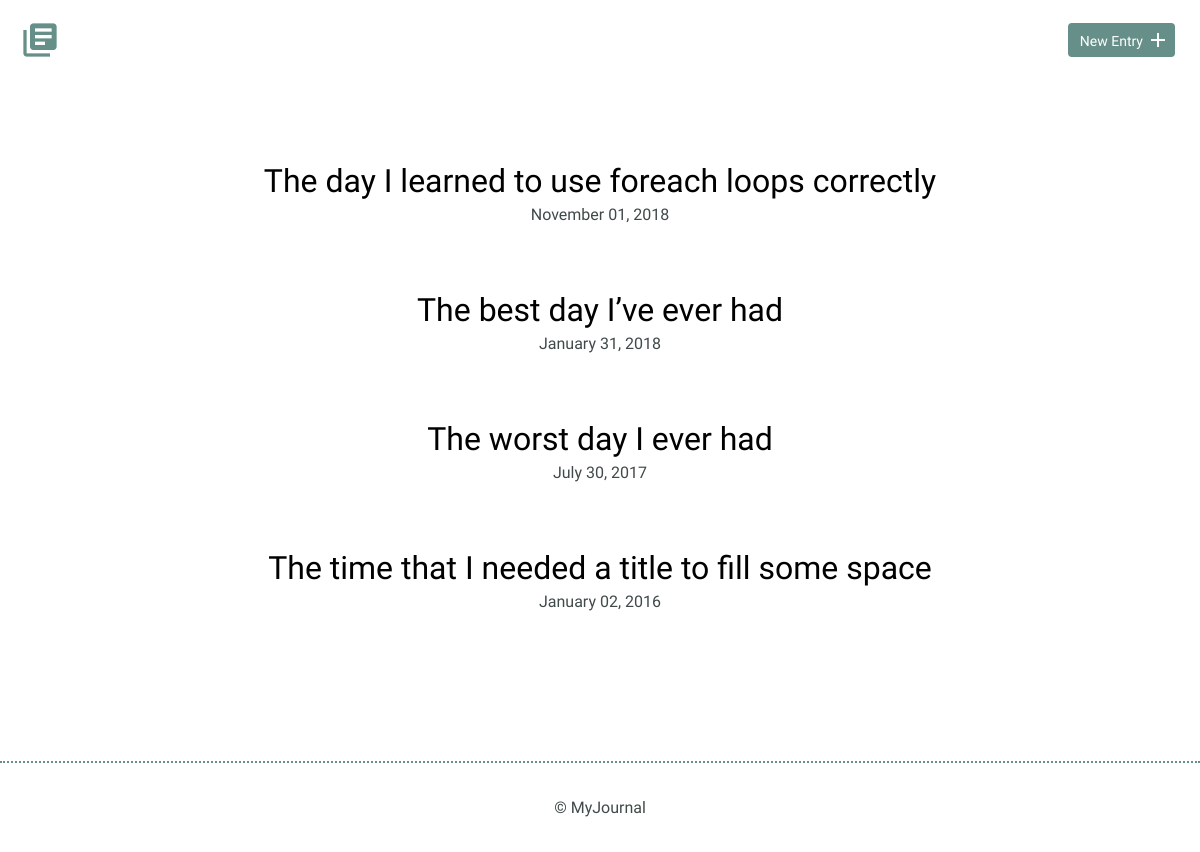
The page / on the database its author committed.
### tables this page shows
CREATE TABLE "journal" (
	`journal_id`	INTEGER,
	`title`	TEXT,
	`date`	TEXT,
	`time_spent`	INTEGER,
	`entry`	TEXT,
	PRIMARY KEY(`journal_id`)
);

### inc/functions.php (called while the page is built, shortened)
<?php
function list_entries() {
    include('connection.php');
  try {
         return $db->query("SELECT * FROM journal ORDER BY date DESC");
        }  catch (Exception $e) {
      echo "Error: " . $e->getMessage();
      exit;
  }
  return array();
}

### index.php (the view)
<?php
require('inc/connection.php');
include('inc/functions.php');
include('inc/header.php');
?>
      <section>
            <div class="container">
                <div class="entry-list">
                    <?php
              foreach(list_entries() as $entry) {
                      $getdate = $entry['date'];
                      $date = date("F d, Y", strtotime($getdate));
                      echo '<article><h2><a href="detail.php?q='
                      . $entry["journal_id"]
                      . '">' .$entry['title']
                      . '</a></h2>';
                      echo '<time datetime="'
                      . $getdate . '">'
                      . $date . '</time></article>';
                  }
                              ?>
                </div>
            </div>
        </section>
        <?php include('inc/footer.php'); ?>
    </body>
</html>

### inc/header.php (shortened to what this page needs)
<html>
    <head>
        <link rel="stylesheet" href="css/normalize.css">
        <link rel="stylesheet" href="css/site.css">
    </head>
    <body>
        <header>
            <div class="container">
                <div class="site-header">
                    <a class="logo" href="index.php"><i class="material-icons">library_books</i></a>
                    <a class="button icon-right" href="new.php"><span>New Entry</span> <i class="material-icons">add</i></a>
                </div>
            </div>
        </header>

### inc/footer.php
<?php
echo "<footer>
    <div>
        &copy; MyJournal
    </div>
</footer>";
 ?>

### css/site.css (style rules this page uses)
body { font-size: 16px; color: #404a49; font-family: 'Cousine', serif; font-weight: 400; }
.container { margin: 0 auto; padding: 0 25px; }
header .site-header { margin: 0 auto; height: 95px; }
header .logo i { color: #678f89; margin: 20px 0 0 -5px; float: left; font-size: 40px; }
header .button { float: right; margin: 33px 0 0 0; }
footer { text-align: center; padding: 35px 0; border-top: 2px dotted #678f89; }
.button { padding: 8px 10px 6px 10px; background: #678f89; border: 2px solid #678f89; border-radius: 4px; text-decoration: none; color: #FFF; position: relative; text-align: center; font-size: 14px; }
.button.icon-right { padding-right: 30px; top: -10px; }
.button.icon-right i { position: absolute; top: 3px; right: 3px; }
h1, h2, h3 { margin: 0; font-weight: 400; line-height: 1em; color: #000; }
h2 { font-size: 32px; }
h2 a { text-decoration: none; color: #000; }
.entry-list, .edit-entry, .new-entry { max-width: 800px; margin: 0 auto; padding: 70px 0 150px 0; }
.entry-list article { margin-bottom: 70px; text-align: center; }
.entry-list article:last-child { margin-bottom: 0; }
.entry-list article h2 { margin-bottom: 8px; }

### rows shown on the page
journal: title "The day I learned to use foreach loops correctly", date "November 01, 2018"
journal: title "The best day I’ve ever had", date "January 31, 2018"
journal: title "The worst day I ever had", date "July 30, 2017"
journal: title "The time that I needed a title to fill some space", date "January 02, 2016"
